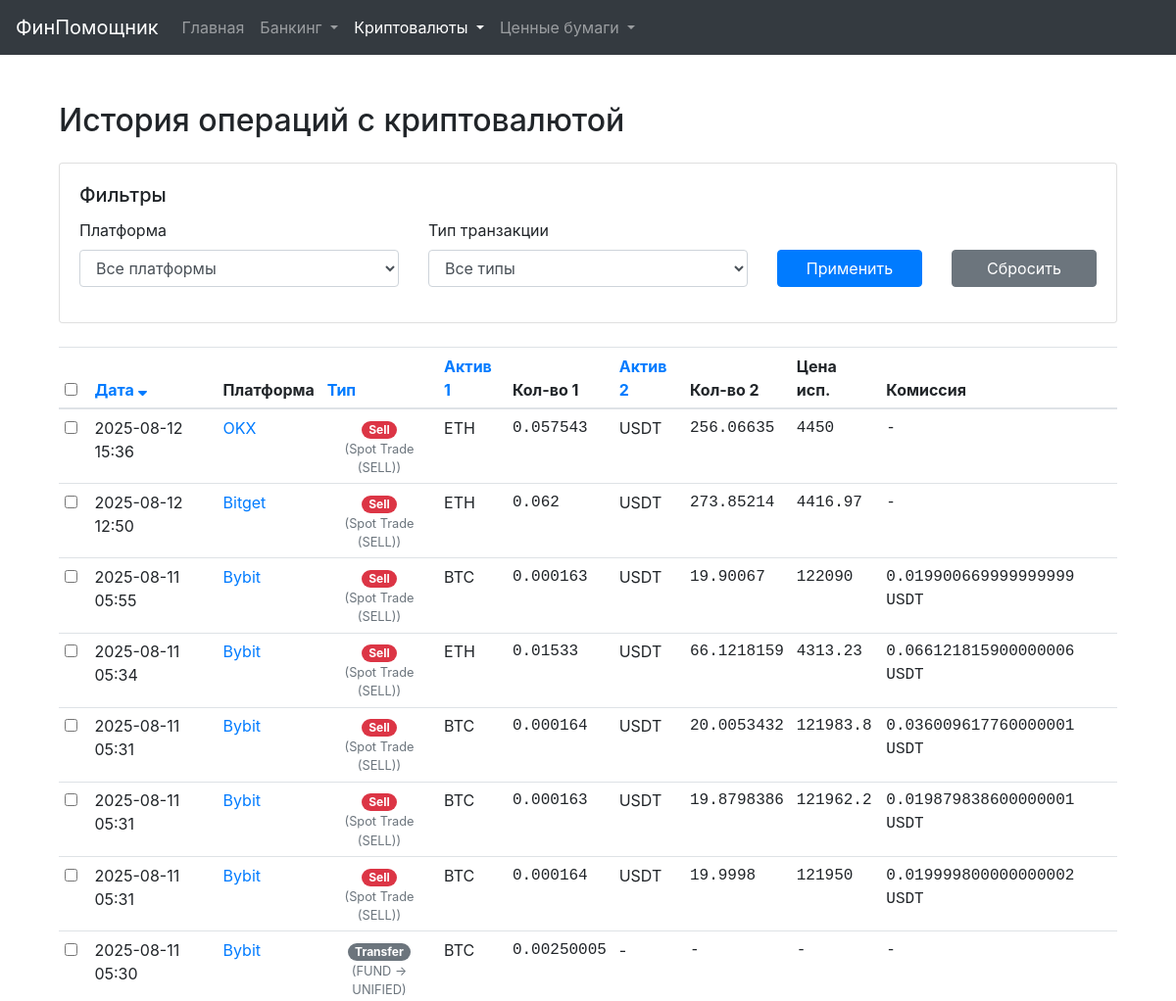
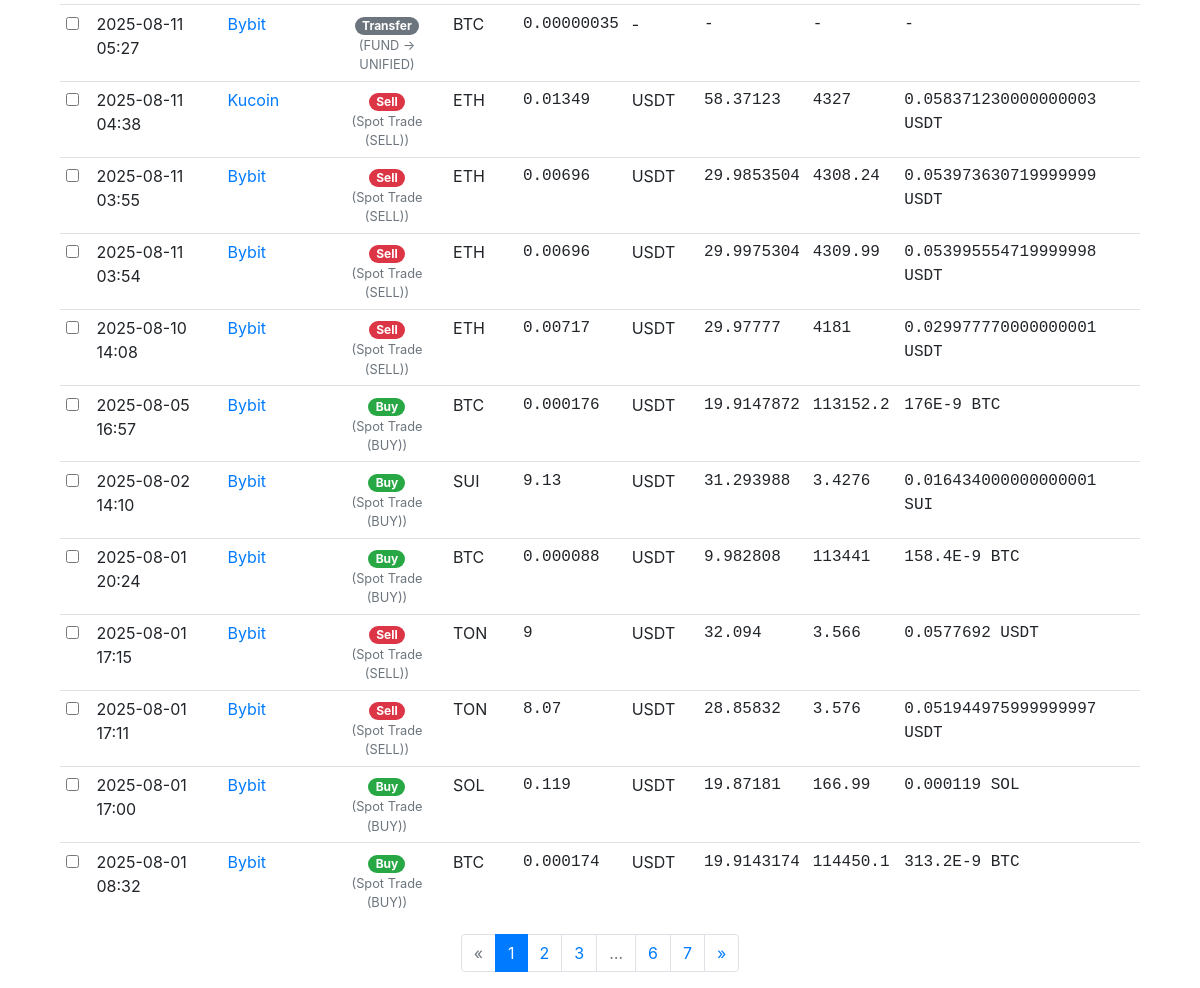
Screenshot of /crypto-transactions with the database file from the repository (2 pictures, top to bottom).
### models.py (models this page shows, shortened)
class Transaction(db.Model):
    id = db.Column(db.Integer, primary_key=True)
    exchange_tx_id = db.Column(db.String(128), unique=True, nullable=True)
    timestamp = db.Column(db.DateTime, nullable=False, index=True)
    type = db.Column(db.String(64), nullable=False)
    raw_type = db.Column(db.String(128))
    asset1_ticker = db.Column(db.String(32))
    asset1_amount = db.Column(db.Numeric(36, 18))
    asset2_ticker = db.Column(db.String(32))
    asset2_amount = db.Column(db.Numeric(36, 18))
    fee_amount = db.Column(db.Numeric(36, 18))
    fee_currency = db.Column(db.String(32))
    execution_price = db.Column(db.Numeric(36, 18)) # Новое поле для цены исполнения сделки
    description = db.Column(db.Text)
    platform_id = db.Column(db.Integer, db.ForeignKey('investment_platform.id'), nullable=False)
    platform = db.relationship('InvestmentPlatform', back_populates='transactions')

class InvestmentPlatform(db.Model):
    id = db.Column(db.Integer, primary_key=True)
    name = db.Column(db.String(128), nullable=False, unique=True)
    platform_type = db.Column(db.String(64), nullable=False)
    is_active = db.Column(db.Boolean, default=True, nullable=False)
    api_key = db.Column(db.String(256))
    api_secret_encrypted = db.Column(db.String(512))
    passphrase_encrypted = db.Column(db.String(512))
    other_credentials_json_encrypted = db.Column(db.Text)
    notes = db.Column(db.Text)
    last_sync_status = db.Column(db.String(128))
    last_synced_at = db.Column(db.DateTime)
    last_tx_synced_at = db.Column(db.DateTime) # Новая колонка для синхронизации транзакций
    manual_earn_balances_json = db.Column(db.Text, default='{}') # Новая колонка для ручных Earn балансов
    assets = db.relationship('InvestmentAsset', back_populates='platform', cascade="all, delete-orphan", lazy='dynamic')
    transactions = db.relationship('Transaction', back_populates='platform', cascade="all, delete-orphan", lazy='dynamic')
    @property
    def api_secret(self):
        return decrypt_data(self.api_secret_encrypted)
    @property
    def passphrase(self):
        return decrypt_data(self.passphrase_encrypted)
    @property
    def other_credentials_json(self):
        return decrypt_data(self.other_credentials_json_encrypted)

### main_routes.py (the view)
@main_bp.route('/crypto-transactions')
def ui_crypto_transactions():
    page = request.args.get('page', 1, type=int)
    sort_by = request.args.get('sort_by', 'timestamp')
    order = request.args.get('order', 'desc')
    filter_type = request.args.get('filter_type', 'all')
    filter_platform_id = request.args.get('filter_platform_id', 'all')
    transactions_query = Transaction.query.join(InvestmentPlatform).filter(
        InvestmentPlatform.platform_type == 'crypto_exchange'
    ).options(joinedload(Transaction.platform))
    if filter_type != 'all':
        transactions_query = transactions_query.filter(Transaction.type == filter_type)
    if filter_platform_id != 'all':
        transactions_query = transactions_query.filter(Transaction.platform_id == int(filter_platform_id))
    sort_column = getattr(Transaction, sort_by, Transaction.timestamp)
    if order == 'desc':
        transactions_query = transactions_query.order_by(desc(sort_column))
    else:
        transactions_query = transactions_query.order_by(asc(sort_column))
    transactions_pagination = transactions_query.paginate(page=page, per_page=current_app.config.get('ITEMS_PER_PAGE', 50), error_out=False)
    unique_transaction_types = [r[0] for r in db.session.query(Transaction.type).join(InvestmentPlatform).filter(InvestmentPlatform.platform_type == 'crypto_exchange').distinct().order_by(Transaction.type).all()]
    available_platforms = InvestmentPlatform.query.filter_by(platform_type='crypto_exchange').order_by(InvestmentPlatform.name).all()
    return render_template('crypto_transactions.html',
                           transactions=transactions_pagination.items,
                           pagination=transactions_pagination,
                           sort_by=sort_by, order=order,
                           filter_type=filter_type, filter_platform_id=filter_platform_id,
                           unique_transaction_types=unique_transaction_types,
                           platforms=available_platforms)

### templates/crypto_transactions.html (shortened to what this page needs)
{% extends "base.html" %}
{% macro sort_link(column, title) %}
    {% set new_order = 'asc' if sort_by == column and order == 'desc' else 'desc' %}
    <a href="{{ url_for('main.ui_crypto_transactions', sort_by=column, order=new_order, filter_type=filter_type, filter_platform_id=filter_platform_id, page=1) }}">
        {{ title }}
        {% if sort_by == column %}
            {% if order == 'asc' %}<i class="fas fa-sort-up"></i>{% else %}<i class="fas fa-sort-down"></i>{% endif %}
        {% endif %}
    </a>
{% endmacro %}
{% block content %}
<div class="container mt-4">
    <div class="d-flex justify-content-between align-items-center mb-3">
        <h2>История операций с криптовалютой</h2>
    </div>
    <div class="card mb-4">
        <div class="card-body">
            <h5 class="card-title">Фильтры</h5>
            <form method="GET" action="{{ url_for('main.ui_crypto_transactions') }}" class="row align-items-end">
                <div class="form-group col-md-4">
                    <label for="filter_platform_id">Платформа</label>
                    <select name="filter_platform_id" id="filter_platform_id" class="form-control">
                        <option value="all">Все платформы</option>
                    </select>
                </div>
                <div class="form-group col-md-4">
                    <label for="filter_type">Тип транзакции</label>
                    <select name="filter_type" id="filter_type" class="form-control">
                        <option value="all">Все типы</option>
                    </select>
                </div>
                <div class="form-group col-md-2">
                    <button type="submit" class="btn btn-primary btn-block">Применить</button>
                </div>
                <div class="form-group col-md-2">
                    <a href="{{ url_for('main.ui_crypto_transactions') }}" class="btn btn-secondary btn-block">Сбросить</a>
                </div>
            </form>
        </div>
    </div>
    <div class="table-responsive">
        <table class="table table-sm table-hover">
            <thead>
                <tr>
                    <th style="width: 30px;"><input type="checkbox" id="select-all" title="Выбрать все на странице"></th>
                    <th>{{ sort_link('timestamp', 'Дата') }}</th>
                    <th>Платформа</th>
                    <th>{{ sort_link('type', 'Тип') }}</th>
                    <th>{{ sort_link('asset1_ticker', 'Актив 1') }}</th>
                    <th class="text-end">Кол-во 1</th>
                    <th>{{ sort_link('asset2_ticker', 'Актив 2') }}</th>
                    <th class="text-end">Кол-во 2</th>
                    <th class="text-end">Цена исп.</th>
                    <th>Комиссия</th>
                </tr>
            </thead>
            <tbody>
                {% for tx in transactions %}
                {% set badge_map = {
                    'buy': 'badge-success',
                    'sell': 'badge-danger',
                    'deposit': 'badge-info',
                    'withdrawal': 'badge-warning',
                    'transfer': 'badge-secondary'
                } %}
                <tr class="transaction-row"
                    data-type="{{ tx.type }}"
                    data-pair="{{ tx.asset1_ticker }}/{{ tx.asset2_ticker or '' }}"
                    data-asset1-amount="{{ tx.asset1_amount|trim_zeros if tx.asset1_amount is not none else '0' }}"
                    data-asset2-amount="{{ tx.asset2_amount|trim_zeros if tx.asset2_amount is not none else '0' }}"
                    data-asset1-ticker="{{ tx.asset1_ticker }}"
                    data-asset2-ticker="{{ tx.asset2_ticker or '' }}">
                    <td><input type="checkbox" class="tx-selector"></td>
                    <td>{{ tx.timestamp.strftime('%Y-%m-%d %H:%M') }}</td>
                    <td><a href="{{ url_for('main.ui_investment_platform_detail', platform_id=tx.platform.id) }}">{{ tx.platform.name }}</a></td>
                    <td class="text-center">
                        <span class="badge badge-pill {{ badge_map.get(tx.type, 'badge-light') }}">{{ tx.type|capitalize }}</span>
                        {% if tx.raw_type and tx.raw_type|lower != tx.type|lower %}
                        <small class="text-muted d-block">({{ tx.raw_type }})</small>
                        {% endif %}
                    </td>
                    <td>{{ tx.asset1_ticker }}</td>
                    <td class="text-end text-monospace">{{ "%.8f"|format(tx.asset1_amount)|trim_zeros if tx.asset1_amount is not none else '-' }}</td>
                    <td>{{ tx.asset2_ticker or '-' }}</td>
                    <td class="text-end text-monospace">{{ "%.8f"|format(tx.asset2_amount)|trim_zeros if tx.asset2_amount is not none else '-' }}</td>
                    <td class="text-end text-monospace">{{ "%.8f"|format(tx.execution_price)|trim_zeros if tx.execution_price is not none else '-' }}</td>
                    <td class="text-monospace">{{ (tx.fee_amount|trim_zeros ~ ' ' ~ tx.fee_currency) if tx.fee_amount and tx.fee_amount > 0 and tx.fee_currency else '-' }}</td>
                </tr>
                {% else %}
                <tr>
                    <td colspan="10" class="text-center">Транзакции не найдены.</td>
                </tr>
                {% endfor %}
            </tbody>
        </table>
    </div>
    {% if pagination and pagination.pages > 1 %}
        <nav aria-label="Навигация по транзакциям">
            <ul class="pagination justify-content-center">
                {% set base_args = {'sort_by': sort_by, 'order': order, 'filter_type': filter_type, 'filter_platform_id': filter_platform_id} %}
                <li class="page-item {% if not pagination.has_prev %}disabled{% endif %}">
                    <a class="page-link" href="{{ url_for('main.ui_crypto_transactions', page=pagination.prev_num, **base_args) }}">&laquo;</a>
                </li>
                {% for p in pagination.iter_pages(left_edge=2, right_edge=2, left_current=2, right_current=2) %}
                    {% if p %}
                        <li class="page-item {% if p == pagination.page %}active{% endif %}">
                            <a class="page-link" href="{{ url_for('main.ui_crypto_transactions', page=p, **base_args) }}">{{ p }}</a>
                        </li>
                    {% else %}
                        <li class="page-item disabled"><span class="page-link">…</span></li>
                    {% endif %}
                {% endfor %}
                <li class="page-item {% if not pagination.has_next %}disabled{% endif %}">
                    <a class="page-link" href="{{ url_for('main.ui_crypto_transactions', page=pagination.next_num, **base_args) }}">&raquo;</a>
                </li>
            </ul>
        </nav>
    {% endif %}
</div>
{% endblock %}

### templates/base.html (style rules this page uses)
body { padding-top: 5rem; }

### templates/crypto_transactions.html (style rules this page uses)
.transaction-row { cursor: pointer; }
.table-sm th, .table-sm td { padding: 0.4rem; }

### rows the page displays
Transaction: timestamp "2025-08-12 15:36", platform.name "OKX", type "Sell", raw_type "Spot Trade (SELL)", asset1_ticker "ETH", asset1_amount "0.057543", asset2_ticker "USDT", asset2_amount "256.06635", execution_price "4450", fee_amount "-"
Transaction: timestamp "2025-08-12 12:50", platform.name "Bitget", type "Sell", raw_type "Spot Trade (SELL)", asset1_ticker "ETH", asset1_amount "0.062", asset2_ticker "USDT", asset2_amount "273.85214", execution_price "4416.97", fee_amount "-"
Transaction: timestamp "2025-08-11 05:55", platform.name "Bybit", type "Sell", raw_type "Spot Trade (SELL)", asset1_ticker "BTC", asset1_amount "0.000163", asset2_ticker "USDT", asset2_amount "19.90067", execution_price "122090", fee_amount+fee_currency "0.019900669999999999 USDT"
Transaction: timestamp "2025-08-11 05:34", platform.name "Bybit", type "Sell", raw_type "Spot Trade (SELL)", asset1_ticker "ETH", asset1_amount "0.01533", asset2_ticker "USDT", asset2_amount "66.1218159", execution_price "4313.23", fee_amount+fee_currency "0.066121815900000006 USDT"
Transaction: timestamp "2025-08-11 05:31", platform.name "Bybit", type "Sell", raw_type "Spot Trade (SELL)", asset1_ticker "BTC", asset1_amount "0.000164", asset2_ticker "USDT", asset2_amount "20.0053432", execution_price "121983.8", fee_amount+fee_currency "0.036009617760000001 USDT"
Transaction: timestamp "2025-08-11 05:31", platform.name "Bybit", type "Sell", raw_type "Spot Trade (SELL)", asset1_ticker "BTC", asset1_amount "0.000163", asset2_ticker "USDT", asset2_amount "19.8798386", execution_price "121962.2", fee_amount+fee_currency "0.019879838600000001 USDT"
Transaction: timestamp "2025-08-11 05:31", platform.name "Bybit", type "Sell", raw_type "Spot Trade (SELL)", asset1_ticker "BTC", asset1_amount "0.000164", asset2_ticker "USDT", asset2_amount "19.9998", execution_price "121950", fee_amount+fee_currency "0.019999800000000002 USDT"
Transaction: timestamp "2025-08-11 05:30", platform.name "Bybit", type "Transfer", raw_type "FUND -> UNIFIED", asset1_ticker "BTC", asset1_amount "0.00250005", asset2_ticker "-", asset2_amount "-", execution_price "-", fee_amount "-"
Transaction: timestamp "2025-08-11 05:27", platform.name "Bybit", type "Transfer", raw_type "FUND -> UNIFIED", asset1_ticker "BTC", asset1_amount "0.00000035", asset2_ticker "-", asset2_amount "-", execution_price "-", fee_amount "-"
Transaction: timestamp "2025-08-11 04:38", platform.name "Kucoin", type "Sell", raw_type "Spot Trade (SELL)", asset1_ticker "ETH", asset1_amount "0.01349", asset2_ticker "USDT", asset2_amount "58.37123", execution_price "4327", fee_amount+fee_currency "0.058371230000000003 USDT"
Transaction: timestamp "2025-08-11 03:55", platform.name "Bybit", type "Sell", raw_type "Spot Trade (SELL)", asset1_ticker "ETH", asset1_amount "0.00696", asset2_ticker "USDT", asset2_amount "29.9853504", execution_price "4308.24", fee_amount+fee_currency "0.053973630719999999 USDT"
Transaction: timestamp "2025-08-11 03:54", platform.name "Bybit", type "Sell", raw_type "Spot Trade (SELL)", asset1_ticker "ETH", asset1_amount "0.00696", asset2_ticker "USDT", asset2_amount "29.9975304", execution_price "4309.99", fee_amount+fee_currency "0.053995554719999998 USDT"
Transaction: timestamp "2025-08-10 14:08", platform.name "Bybit", type "Sell", raw_type "Spot Trade (SELL)", asset1_ticker "ETH", asset1_amount "0.00717", asset2_ticker "USDT", asset2_amount "29.97777", execution_price "4181", fee_amount+fee_currency "0.029977770000000001 USDT"
Transaction: timestamp "2025-08-05 16:57", platform.name "Bybit", type "Buy", raw_type "Spot Trade (BUY)", asset1_ticker "BTC", asset1_amount "0.000176", asset2_ticker "USDT", asset2_amount "19.9147872", execution_price "113152.2", fee_amount+fee_currency "176E-9 BTC"
Transaction: timestamp "2025-08-02 14:10", platform.name "Bybit", type "Buy", raw_type "Spot Trade (BUY)", asset1_ticker "SUI", asset1_amount "9.13", asset2_ticker "USDT", asset2_amount "31.293988", execution_price "3.4276", fee_amount+fee_currency "0.016434000000000001 SUI"
Transaction: timestamp "2025-08-01 20:24", platform.name "Bybit", type "Buy", raw_type "Spot Trade (BUY)", asset1_ticker "BTC", asset1_amount "0.000088", asset2_ticker "USDT", asset2_amount "9.982808", execution_price "113441", fee_amount+fee_currency "158.4E-9 BTC"
Transaction: timestamp "2025-08-01 17:15", platform.name "Bybit", type "Sell", raw_type "Spot Trade (SELL)", asset1_ticker "TON", asset1_amount "9", asset2_ticker "USDT", asset2_amount "32.094", execution_price "3.566", fee_amount+fee_currency "0.0577692 USDT"
Transaction: timestamp "2025-08-01 17:11", platform.name "Bybit", type "Sell", raw_type "Spot Trade (SELL)", asset1_ticker "TON", asset1_amount "8.07", asset2_ticker "USDT", asset2_amount "28.85832", execution_price "3.576", fee_amount+fee_currency "0.051944975999999997 USDT"
Transaction: timestamp "2025-08-01 17:00", platform.name "Bybit", type "Buy", raw_type "Spot Trade (BUY)", asset1_ticker "SOL", asset1_amount "0.119", asset2_ticker "USDT", asset2_amount "19.87181", execution_price "166.99", fee_amount+fee_currency "0.000119 SOL"
Transaction: timestamp "2025-08-01 08:32", platform.name "Bybit", type "Buy", raw_type "Spot Trade (BUY)", asset1_ticker "BTC", asset1_amount "0.000174", asset2_ticker "USDT", asset2_amount "19.9143174", execution_price "114450.1", fee_amount+fee_currency "313.2E-9 BTC"

### other values shown
{{ title }} "Дата Тип Актив 1 Актив 2"
{{ p }} "1" "2" "3" "6" "7"
